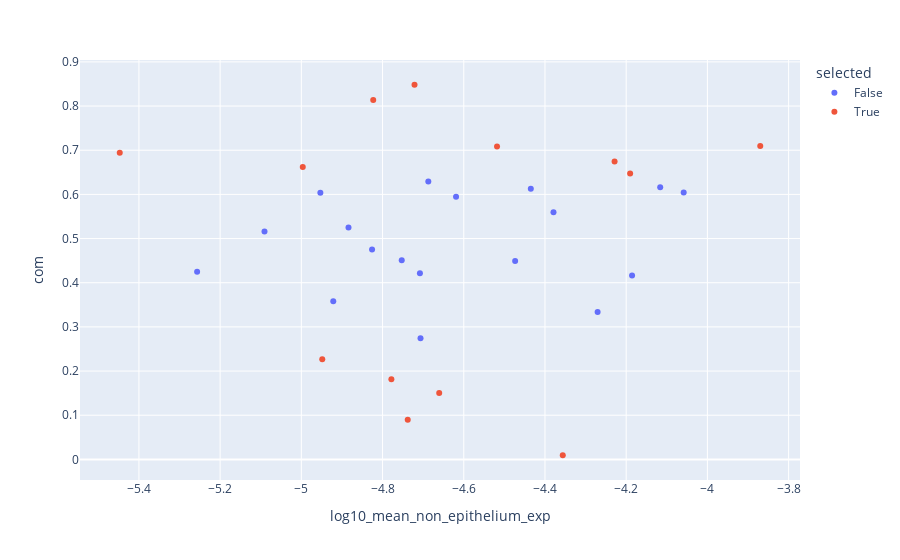

Here is the notebook cell this chart was saved with:
### Markdown cell above
### Select n_markers of stromal compartment

### Code cell
MIN_EXP = 1e-5
control_non_epi_com_path = os.getcwd()+"/group_com_zonation/group_com_zonation_control_non_epithelium.csv"
com_df = pd.read_csv(control_non_epi_com_path, index_col=0)
com_df_filtered = com_df.loc[:,com_df.columns.str.contains("_mean")]

# sum normalize each 
mx = com_df_filtered.max(axis=1)
# create scatter_df with com_df_filtered.mean(axis=1) as 'mean_non_epithelium_exp' and com_df.loc[:,'com']
scatter_df = pd.DataFrame({
    'mean_non_epithelium_exp':com_df_filtered.mean(axis=1),
    'log10_mean_non_epithelium_exp': np.log10(com_df_filtered.mean(axis=1) + 1e-6),
    'com': com_df.loc[:,'com_01'],
    'selected':False
})

scatter_df = scatter_df.loc[mx > MIN_EXP]
print(len(scatter_df))

prct_low = 10
prct_high = 100-prct_low
scatter_df['percentile'] = pd.qcut(scatter_df['com'], q=100, labels=False)

# # yotam's EDF 7CD WITHOUT receptors/TFs
bmps = ['GREM1','BMP4','BMP3','GREM2','BMP6','BMP2K','BMPER','BMP2', 'BMP5','BMP7','BMP1','BMP8A','BMP8B']
wnts = ['WNT2','DKK2','SFRP4','WNT6','SFRP2','RSPO3','SFRP1','WNT9A','DKK3','RSPO2','WNT2B','WNT10B','WNT4','WNT10A','WNT5B','SFRP5','WNT3','WNT5A','WNT9B','WNT11']
morphos = [bmps+wnts]
scatter_df = scatter_df.loc[np.intersect1d(wnts+bmps, scatter_df.index.tolist())]

# starts_to_keep = ["GREM","WNT","RSPO","BMP"]
# scatter_df = scatter_df[scatter_df.index.str.startswith(tuple(starts_to_keep))]

# N=5
# top_genes = scatter_df.sort_values(by='com', ascending=False).head(N).index.tolist()
# bottom_genes = scatter_df.sort_values(by='com', ascending=True).head(N).index.tolist()
# extreme_genes = top_genes + bottom_genes
top_genes = np.intersect1d(scatter_df[scatter_df['percentile'] >= prct_high].index.tolist(), morphos).tolist()
bottom_genes = np.intersect1d(scatter_df[scatter_df['percentile'] <= prct_low].index.tolist(), morphos).tolist()
extreme_genes = top_genes + bottom_genes
scatter_df.loc[extreme_genes, 'selected'] = True

print("Selected top genes:", top_genes)
print("Selected bottom genes:", bottom_genes)

# create dataframe with top and bottom genes and export to csv
# Create a dataframe with top and bottom genes
extreme_genes_df = scatter_df.loc[extreme_genes, ['mean_non_epithelium_exp', 'log10_mean_non_epithelium_exp', 'com', 'percentile']]
extreme_genes_df['category'] = ['top' if gene in top_genes else 'bottom' for gene in extreme_genes_df.index]

# Export the dataframe to a CSV file
extreme_genes_df.to_csv("extreme_genes.csv", index_label="gene_name")

px.scatter(scatter_df, x='log10_mean_non_epithelium_exp', y='com', color='selected', hover_name=scatter_df.index)

### Figure 1 — Plotly figure (JSON) as saved in the notebook; plotly's stock layout.template omitted (floating-point values rounded to 4 significant figures)
{"data": [{"hovertemplate": "<b>%{hovertext}</b><br><br>selected=False<br>log10_mean_non_epithelium_exp=%{x}<br>com=%{y}<extra></extra>", "hovertext": ["BMP1", "BMP3", "BMP4", "BMP6", "BMP8A", "BMP8B", "BMPER", "DKK3", "SFRP1", "SFRP4", "SFRP5", "WNT10A", "WNT10B", "WNT2B", "WNT3", "WNT4", "WNT5B", "WNT9A"], "legendgroup": "False", "marker": {"color": "#636efa", "symbol": "circle"}, "mode": "markers", "name": "False", "orientation": "v", "showlegend": true, "type": "scatter", "x": [-4.058, -4.706, -4.435, -4.186, -4.753, -4.27, -4.953, -4.116, -4.708, -5.257, -4.379, -4.473, -4.619, -4.826, -4.687, -5.091, -4.884, -4.921], "xaxis": "x", "y": [0.6043, 0.2741, 0.613, 0.4164, 0.451, 0.3336, 0.604, 0.6164, 0.4215, 0.4251, 0.5596, 0.449, 0.5947, 0.475, 0.6294, 0.5159, 0.525, 0.3583], "yaxis": "y"}, {"hovertemplate": "<b>%{hovertext}</b><br><br>selected=True<br>log10_mean_non_epithelium_exp=%{x}<br>com=%{y}<extra></extra>", "hovertext": ["BMP2", "BMP2K", "BMP5", "BMP7", "GREM1", "GREM2", "RSPO2", "RSPO3", "SFRP2", "WNT11", "WNT5A", "WNT6", "WNT9B"], "legendgroup": "True", "marker": {"color": "#EF553B", "symbol": "circle"}, "mode": "markers", "name": "True", "orientation": "v", "showlegend": true, "type": "scatter", "x": [-4.229, -4.19, -3.87, -4.721, -4.66, -4.738, -4.778, -4.356, -5.447, -4.996, -4.518, -4.949, -4.823], "xaxis": "x", "y": [0.6745, 0.6473, 0.7094, 0.8483, 0.1505, 0.08948, 0.1817, 0.009376, 0.6944, 0.6623, 0.7085, 0.2266, 0.8138], "yaxis": "y"}], "layout": {"legend": {"title": {"text": "selected"}, "tracegroupgap": 0}, "margin": {"t": 60}, "xaxis": {"anchor": "y", "domain": [0, 1], "title": {"text": "log10_mean_non_epithelium_exp"}}, "yaxis": {"anchor": "x", "domain": [0, 1], "title": {"text": "com"}}}}
